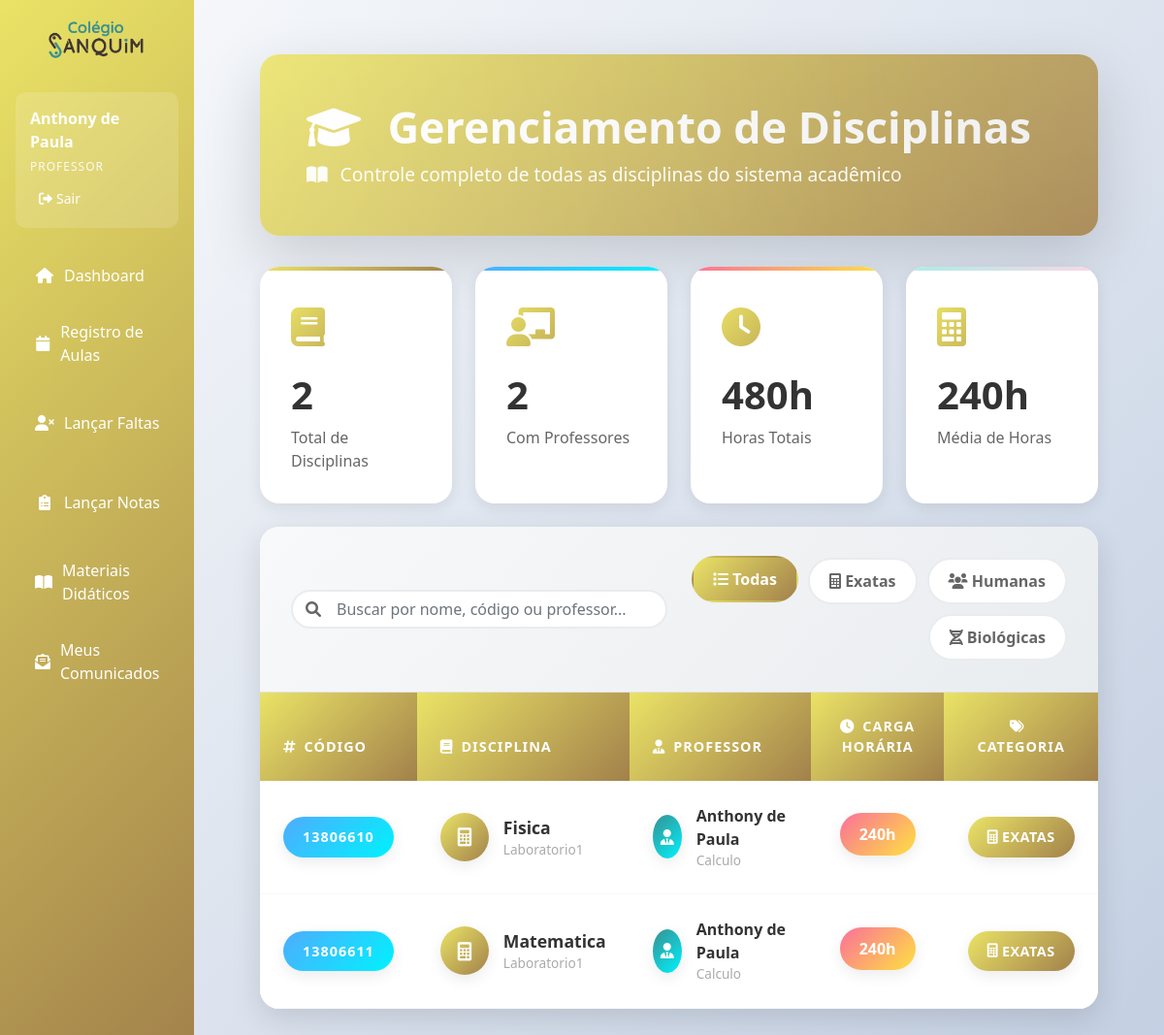
The page /disciplinas (signed in) on the database as committed earlier.
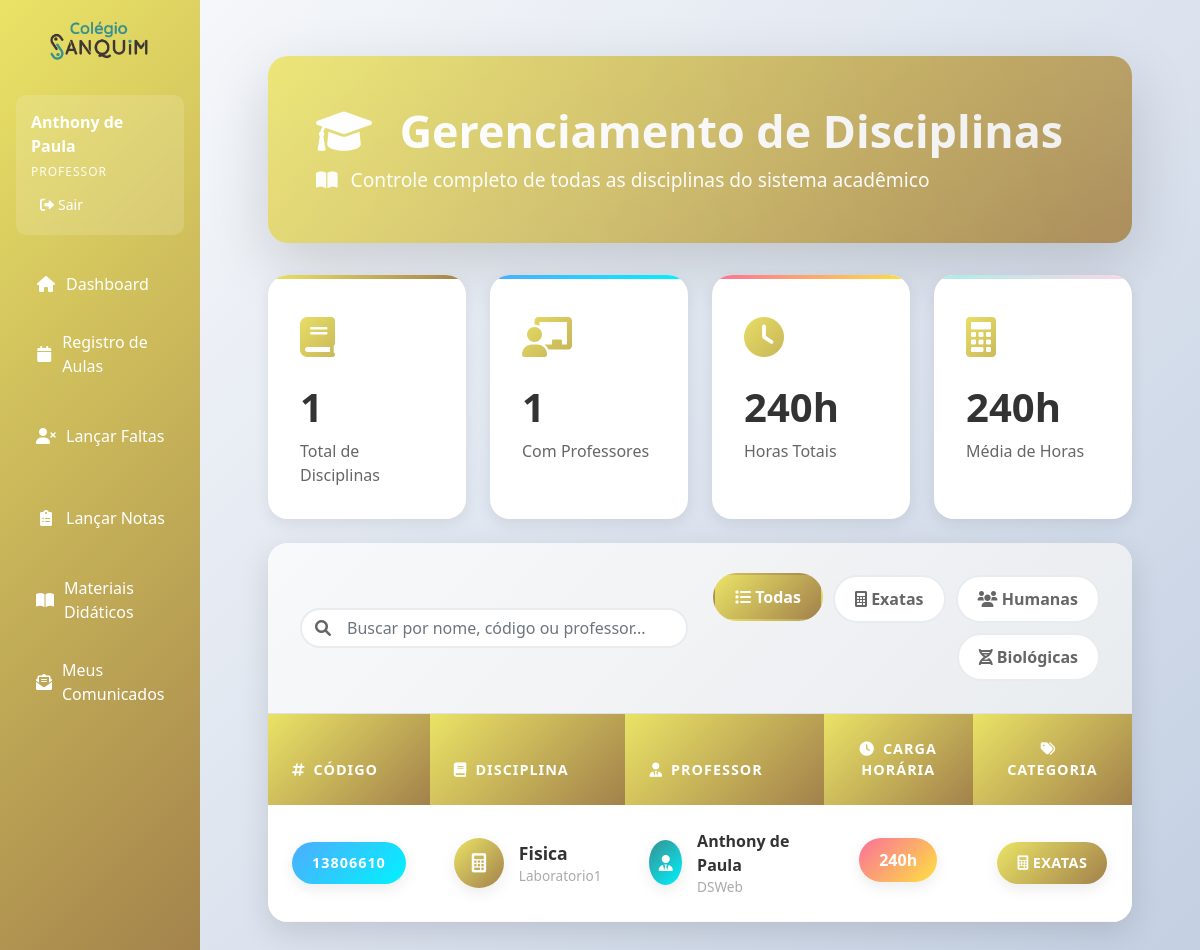
The same page on the database as committed later.
### app.py (models this page shows, shortened)
class Professor(db.Model):
    __tablename__ = 'professor'
    id = db.Column(db.Integer, primary_key=True)
    nome = db.Column(db.String(100), nullable=False)
    cpf = db.Column(db.String(14), nullable=False, unique=True)
    rg = db.Column(db.String(20))
    endereco = db.Column(db.String(255))
    bairro = db.Column(db.String(100))
    cidade = db.Column(db.String(100))
    email = db.Column(db.String(120), unique=True, nullable=False)
    telefone = db.Column(db.String(20))
    status = db.Column(db.Integer, default=1)
    senha_hash = db.Column(db.String(255), nullable=True)  # Novo campo
    especialidade = db.Column(db.String(100))
    ativo = db.Column(db.Boolean, default=True)  # Novo campo
    disciplinas_ministradas = db.relationship('Disciplina', back_populates='professor', lazy=True)

class Disciplina(db.Model):
    __tablename__ = 'disciplina'
    id = db.Column(db.Integer, primary_key=True)
    nome = db.Column(db.String(100), nullable=False)
    codigo = db.Column(db.String(20), unique=True, nullable=False)
    carga_horaria = db.Column(db.Integer)
    descricao = db.Column(db.Text)
    categoria = db.Column(db.String(50), default='geral') # ex: exatas, humanas, biologicas, geral
    professor_id = db.Column(db.Integer, db.ForeignKey('professor.id'))
    turma_id = db.Column(db.Integer, db.ForeignKey('turma.id'))
    professor = db.relationship('Professor', backref='minhas_disciplinas')
    turma = db.relationship('Turma', backref='disciplinas_vinculadas')
    notas = db.relationship('Nota', back_populates='disciplina', cascade="all, delete-orphan")
    faltas = db.relationship('Falta', back_populates='disciplina_rel', cascade="all, delete-orphan")

class Turma(db.Model):
    __tablename__ = 'turma'
    id = db.Column(db.Integer, primary_key=True)
    nome = db.Column(db.String(50), nullable=False)
    curso_id = db.Column(db.Integer, db.ForeignKey('curso.id'), nullable=False)
    local = db.Column(db.String(100))
    periodo = db.Column(db.String(20))  # Matutino, Vespertino, Noturno
    ano = db.Column(db.Integer, nullable=False)
    semestre = db.Column(db.Integer, nullable=False)  # 1 ou 2
    status = db.Column(db.Integer, default=1)  # 1-Ativo, 0-Inativo
    curso = db.relationship('Curso', backref='turmas_vinculadas')
    alunos = db.relationship('Aluno', backref='turma_atual')
    disciplinas = db.relationship('Disciplina', backref='turma_associada')

### app.py (the view)
@app.route('/disciplinas')
@login_required
def listar_disciplinas():
    if session.get('user_tipo') == 'professor':
        professor_id = session.get('user_id')
        disciplinas = Disciplina.query.filter_by(professor_id=professor_id).all()
    else: # Admin e Secretaria veem todas
        disciplinas = Disciplina.query.all()
    total_disciplinas = len(disciplinas)
    if total_disciplinas > 0:
        disciplinas_com_professor = sum(1 for d in disciplinas if d.professor_id)
        total_horas = sum(d.carga_horaria or 0 for d in disciplinas)
        media_horas = round(total_horas / total_disciplinas)
    else:
        disciplinas_com_professor = 0
        total_horas = 0
        media_horas = 0
    return render_template(
        'disciplinas/listar.html',
        disciplinas=disciplinas,
        total_disciplinas=total_disciplinas,
        disciplinas_com_professor=disciplinas_com_professor,
        total_horas=total_horas,
        media_horas=media_horas
    )

### app.py (called while the page is built)
def login_required(f):
    @wraps(f)
    def decorated_function(*args, **kwargs):
        if 'user_id' not in session:
            return redirect(url_for('login'))
        return f(*args, **kwargs)
    return decorated_function

### templates/disciplinas/listar.html (shortened to what this page needs)
{% extends "base.html" %}
{% block content %}
<div class="main-container">
    <div class="header-section">
        <div class="header-background"></div>
        <div class="header-content d-flex justify-content-between align-items-center flex-wrap">
            <div class="mb-3 mb-md-0">
                <h1 class="page-title mb-2">
                    <i class="fas fa-graduation-cap me-3"></i>
                    Gerenciamento de Disciplinas
                </h1>
                <p class="page-subtitle">
                    <i class="fas fa-book-open me-2"></i>
                    Controle completo de todas as disciplinas do sistema acadêmico
                </p>
            </div>
        </div>
    </div>
    <div class="stats-container mb-4">
        <div class="row g-4">
            <div class="col-md-3">
                <div class="stat-card stat-primary">
                    <div class="stat-icon">
                        <i class="fas fa-book"></i>
                    </div>
                    <div class="stat-content">
                        <h3>{{ total_disciplinas }}</h3>
                        <p>Total de Disciplinas</p>
                    </div>
                </div>
            </div>
            <div class="col-md-3">
                <div class="stat-card stat-success">
                    <div class="stat-icon">
                        <i class="fas fa-chalkboard-teacher"></i>
                    </div>
                    <div class="stat-content">
                        <h3>{{ disciplinas_com_professor }}</h3>
                        <p>Com Professores</p>
                    </div>
                </div>
            </div>
            <div class="col-md-3">
                <div class="stat-card stat-warning">
                    <div class="stat-icon">
                        <i class="fas fa-clock"></i>
                    </div>
                    <div class="stat-content">
                        <h3>{{ total_horas }}h</h3>
                        <p>Horas Totais</p>
                    </div>
                </div>
            </div>
            <div class="col-md-3">
                <div class="stat-card stat-info">
                    <div class="stat-icon">
                        <i class="fas fa-calculator"></i>
                    </div>
                    <div class="stat-content">
                        <h3>{{ media_horas }}h</h3>
                        <p>Média de Horas</p>
                    </div>
                </div>
            </div>
        </div>
    </div>
    <div class="main-card">
        {% if disciplinas %}
        <div class="search-filter-bar">
            <div class="row align-items-center">
                <div class="col-md-6">
                    <div class="search-box">
                        <i class="fas fa-search"></i>
                        <input type="text" id="searchInput" placeholder="Buscar por nome, código ou professor..." class="form-control">
                    </div>
                </div>
                <div class="col-md-6 text-end">
                    <div class="filter-buttons">
                        <button class="filter-btn active" data-filter="all">
                            <i class="fas fa-list"></i> Todas
                        </button>
                        <button class="filter-btn" data-filter="exatas">
                            <i class="fas fa-calculator"></i> Exatas
                        </button>
                        <button class="filter-btn" data-filter="humanas">
                            <i class="fas fa-users"></i> Humanas
                        </button>
                        <button class="filter-btn" data-filter="biologicas">
                            <i class="fas fa-dna"></i> Biológicas
                        </button>
                    </div>
                </div>
            </div>
        </div>
        <div class="table-container">
            <div class="table-responsive">
                <table class="table custom-table" id="disciplinasTable">
                    <thead>
                        <tr>
                            <th><i class="fas fa-hashtag me-2"></i>Código</th>
                            <th><i class="fas fa-book me-2"></i>Disciplina</th>
                            <th><i class="fas fa-user-tie me-2"></i>Professor</th>
                            <th class="text-center"><i class="fas fa-clock me-2"></i>Carga Horária</th>
                            <th class="text-center"><i class="fas fa-tags me-2"></i>Categoria</th>
                        </tr>
                    </thead>
                    <tbody>
                        {% for disciplina in disciplinas %}
                        <tr data-category="{{ disciplina.categoria }}">
                            <td>
                                <div class="codigo-container">
                                    <span class="subject-code">{{ disciplina.codigo }}</span>
                                </div>
                            </td>
                            <td>
                                <div class="disciplina-info">
                                    <div class="disciplina-avatar">
                                        {% if disciplina.categoria == 'exatas' %}<i class="fas fa-calculator"></i>
                                        {% elif disciplina.categoria == 'humanas' %}<i class="fas fa-landmark"></i>
                                        {% elif disciplina.categoria == 'biologicas' %}<i class="fas fa-dna"></i>
                                        {% else %}<i class="fas fa-book"></i>{% endif %}
                                    </div>
                                    <div>
                                        <span class="subject-name">{{ disciplina.nome }}</span>
                                        <small class="d-block text-muted-light">{{ disciplina.turma.nome if disciplina.turma else 'Sem turma' }}</small>
                                    </div>
                                </div>
                            </td>
                            <td>
                                <div class="professor-info">
                                    <div class="professor-avatar">
                                        <i class="fas fa-user-tie"></i>
                                    </div>
                                    <div>
                                        {% if disciplina.professor %}
                                        <span class="professor-name">{{ disciplina.professor.nome }}</span>
                                        <small class="d-block text-muted-light">{{ disciplina.professor.especialidade or 'Especialista' }}</small>
                                        {% else %}
                                        <span class="professor-name text-muted">Não atribuído</span>
                                        {% endif %}
                                    </div>
                                </div>
                            </td>
                            <td class="text-center">
                                <div class="workload-container">
                                    <span class="workload">{{ disciplina.carga_horaria or 0 }}h</span>
                                </div>
                            </td>
                            <td class="text-center">
                                <span class="category-badge category-{{ disciplina.categoria }}">
                                    {% if disciplina.categoria == 'exatas' %}<i class="fas fa-calculator me-1"></i>
                                    {% elif disciplina.categoria == 'humanas' %}<i class="fas fa-users me-1"></i>
                                    {% elif disciplina.categoria == 'biologicas' %}<i class="fas fa-dna me-1"></i>
                                    {% else %}<i class="fas fa-tag me-1"></i>{% endif %}
                                    {{ disciplina.categoria|capitalize }}
                                </span>
                            </td>
                        </tr>
                        {% endfor %}
                    </tbody>
                </table>
            </div>
        </div>
        {% endif %}
    </div>
</div>
{% endblock %}

### templates/base.html (shortened to what this page needs)
<!DOCTYPE html>
<html lang="pt-br">
  <head>
    <link
      href="https://cdnjs.cloudflare.com/ajax/libs/bootstrap/5.1.3/css/bootstrap.min.css"
      rel="stylesheet"
    />
    <link
      href="https://cdnjs.cloudflare.com/ajax/libs/font-awesome/6.0.0/css/all.min.css"
      rel="stylesheet"
    />
  </head>
  <body>
    <div class="container-fluid">
      <div class="row">
        <div class="col-md-3 col-lg-2 px-0 sidebar">
          <div class="mt-auto text-center py-3" style="margin-top: auto !important;">
              <img src="{{ url_for('static', filename='images/logosamquim.png') }}"
                   alt="Sanquim Logo"
                   style="max-width: 50%; height: auto;">
          </div>
          <div class="p-3">
            <div class="user-info">
              <div class="user-name">{{ session.user_nome }}</div>
              <div class="user-type">{{ session.user_tipo|capitalize }}</div>
              <div
                class="mt-2 d-flex justify-content-between align-items-center"
              >
                <a
                  href="{{ url_for('logout') }}"
                  class="btn btn-logout btn-sm"
                  style="color: white"
                >
                  <i class="fas fa-sign-out-alt me-1"></i>Sair
                </a>
              </div>
            </div>
            <nav class="nav flex-column mt-3">
              {% if session.user_tipo != 'admin' %}
              <a
                class="nav-link {% if request.endpoint == 'index' %}active{% endif %}"
                href="{{ url_for('index') }}"
              >
                <i class="fas fa-home"></i> Dashboard
              </a>
              {% endif %}
              {% if session.user_tipo == 'professor' %}
              <a
                class="nav-link {% if request.endpoint == 'calendario_professor' %}active{% endif %}"
                href="{{ url_for('calendario_professor') }}"
              >
                <i class="fas fa-calendar"></i> Registro de Aulas
              </a>
              <a
                class="nav-link {% if request.endpoint == 'listar_faltas_professor' %}active{% endif %}"
                href="{{ url_for('listar_faltas_professor') }}"
              >
                <i class="fas fa-user-times"></i> Lançar Faltas
              </a>
              <a
                class="nav-link {% if request.endpoint == 'listar_notas' %}active{% endif %}"
                href="{{ url_for('listar_notas') }}"
              >
                <i class="fas fa-clipboard-list"></i> Lançar Notas
              </a>
              <a
                class="nav-link {% if request.endpoint == 'listar_materiais' %}active{% endif %}"
                href="{{ url_for('listar_materiais') }}"
              >
                <i class="fas fa-book-open"></i> Materiais Didáticos
              </a>
              <a
                class="nav-link {% if request.endpoint == 'listar_comunicados_enviados' %}active{% endif %}"
                href="{{ url_for('listar_comunicados_enviados') }}"
              >
                <i class="fas fa-envelope-open-text"></i> Meus Comunicados
              </a>
              {% endif %}
            </nav>
          </div>
        </div>
        <div class="col-md-9 col-lg-10 main-content" style="background: linear-gradient(135deg, #f5f7fa 0%, #c3cfe2 100%);">
          <div class="p-4">
            {% block content %}{% endblock %}
          </div>
        </div>
      </div>
    </div>
  </body>
</html>

### templates/base.html (style rules this page uses)
:root { --primary-color: #eae366; --secondary-color: #a2814b; --accent-color: #379091; --danger-color: #e74c3c; --success-color: #2ecc71; }
.sidebar { background: linear-gradient( 135deg, var(--primary-color) 0%, var(--secondary-color) 100% ); min-height: 100vh; transition: all 0.3s; }
.sidebar .nav-link { color: white; padding: 12px 20px; border-radius: 8px; margin: 5px 0; transition: all 0.2s; display: flex; align-items: center; }
.sidebar .nav-link i { margin-right: 10px; width: 20px; text-align: center; }
.main-content { background-color: #f8f9fa; min-height: 100vh; }
.user-info { background-color: rgba(255, 255, 255, 0.15); border-radius: 10px; padding: 15px; margin-bottom: 20px; backdrop-filter: blur(5px); }
.user-info .user-name { color: white; font-weight: bold; margin-bottom: 5px; }
.user-info .user-type { color: rgba(255, 255, 255, 0.9); font-size: 12px; text-transform: uppercase; letter-spacing: 1px; }

Rows that differ between the two databases and show on the page:
removed Disciplina: codigo "13806611", nome "Matematica", turma "Laboratorio1", professor.nome "Anthony de Paula", professor "Calculo", carga_horaria "240", categoria "EXATAS"
changed through a linked row, Disciplina "Fisica": professor "Calculo" → "DSWeb"
Other text that changed with them:
{{ total_disciplinas }}: "2" → "1"
{{ disciplinas_com_professor }}: "2" → "1"
{{ total_horas }}: "480" → "240"
